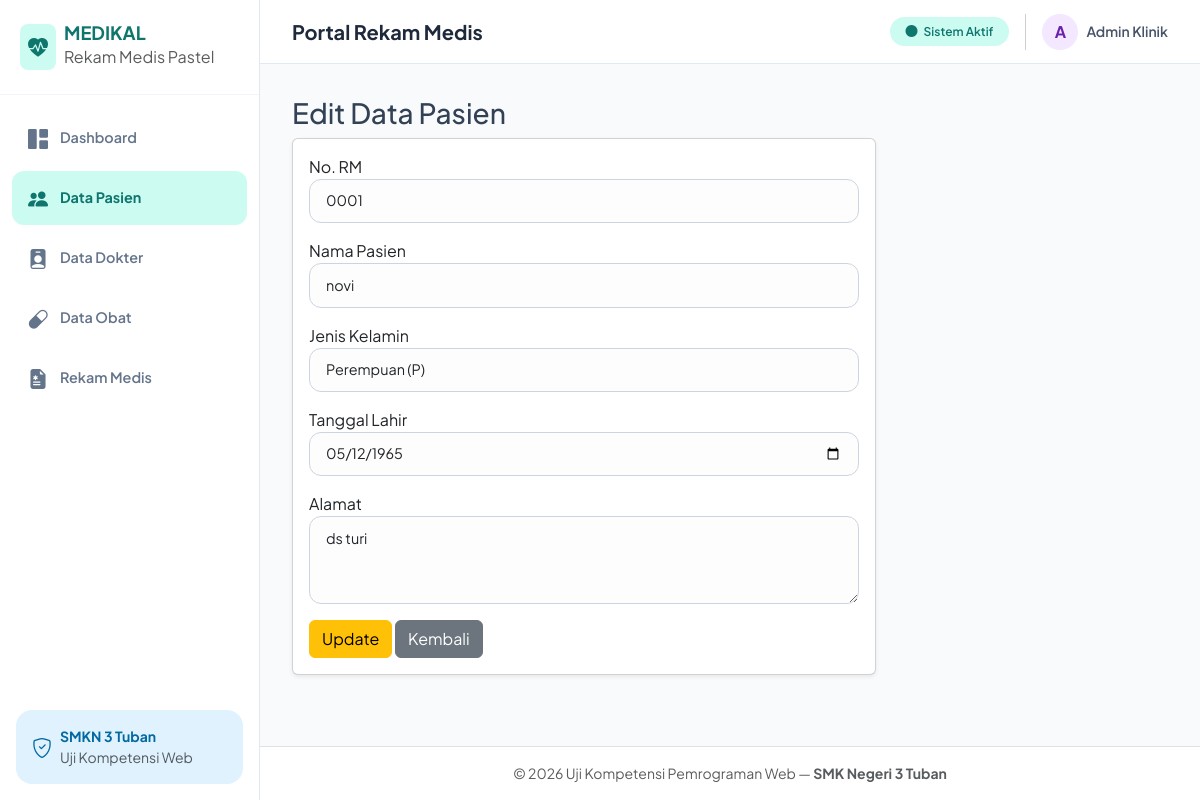
Screenshot of /pasien_edit.php?id=1 with the database file from the repository.
### tables this page shows
CREATE TABLE `pasien` (
  `id_pasien` int(11) NOT NULL,
  `no_rm` varchar(20) NOT NULL,
  `nama_pasien` varchar(100) NOT NULL,
  `jenis_kelamin` enum('L','P') NOT NULL,
  `tanggal_lahir` date NOT NULL,
  `alamat` text NOT NULL
);

### pasien_edit.php (the view, shortened to what this page needs)
<?php
include 'koneksi.php';
include 'header.php';
$id = $_GET['id'];
$query = mysqli_query($koneksi, "SELECT * FROM pasien WHERE id_pasien = '$id'");
$data = mysqli_fetch_assoc($query);
?>
<h3>Edit Data Pasien</h3>
<div class="card shadow-sm col-md-8">
    <div class="card-body">
        <form action="" method="POST">
            <div class="mb-3">
                <label>No. RM</label>
                <input type="text" name="no_rm" value="<?= $data['no_rm']; ?>" class="form-control" required>
            </div>
            <div class="mb-3">
                <label>Nama Pasien</label>
                <input type="text" name="nama_pasien" value="<?= $data['nama_pasien']; ?>" class="form-control" required>
            </div>
            <div class="mb-3">
                <label>Jenis Kelamin</label>
                <select name="jenis_kelamin" class="form-control" required>
                    <option value="P" <?= $data['jenis_kelamin'] == 'P' ? 'selected' : ''; ?>>Perempuan (P)</option>
                </select>
            </div>
            <div class="mb-3">
                <label>Tanggal Lahir</label>
                <input type="date" name="tanggal_lahir" value="<?= $data['tanggal_lahir']; ?>" class="form-control" required>
            </div>
            <div class="mb-3">
                <label>Alamat</label>
                <textarea name="alamat" class="form-control" rows="3" required><?= $data['alamat']; ?></textarea>
            </div>
            <button type="submit" name="update" class="btn btn-warning">Update</button>
            <a href="pasien.php" class="btn btn-secondary">Kembali</a>
        </form>
    </div>
</div>
<?php include 'footer.php'; ?>

### header.php (style rules this page uses)
:root { --sidebar-width: 260px; --bg-main: #f8fafc; --sidebar-bg: #ffffff; --pastel-mint: #ccfbf1; --pastel-mint-dark: #0f766e; --pastel-blue: #e0f2fe; --pastel-blue-dark: #0369a1; --pastel-purple: #f3e8ff; --pastel-purple-dark: #6b21a8; --pastel-peach: #ffe4e6; --pastel-peach-dark: #9f1239; --pastel-amber: #fef3c7; --pastel-amber-dark: #92400e; --text-slate: #334155; }
body { font-family: 'Plus Jakarta Sans', sans-serif; background-color: var(--bg-main); color: var(--text-slate); }
.form-control, .form-select { border-radius: 12px; padding: 0.65rem 1rem; border: 1px solid #cbd5e1; font-size: 0.9rem; background-color: #fdfdfd; }

### rows the page displays
pasien: no_rm "0001", nama_pasien "novi", jenis_kelamin "Perempuan (P)", tanggal_lahir "05/12/1965", alamat "ds turi"
